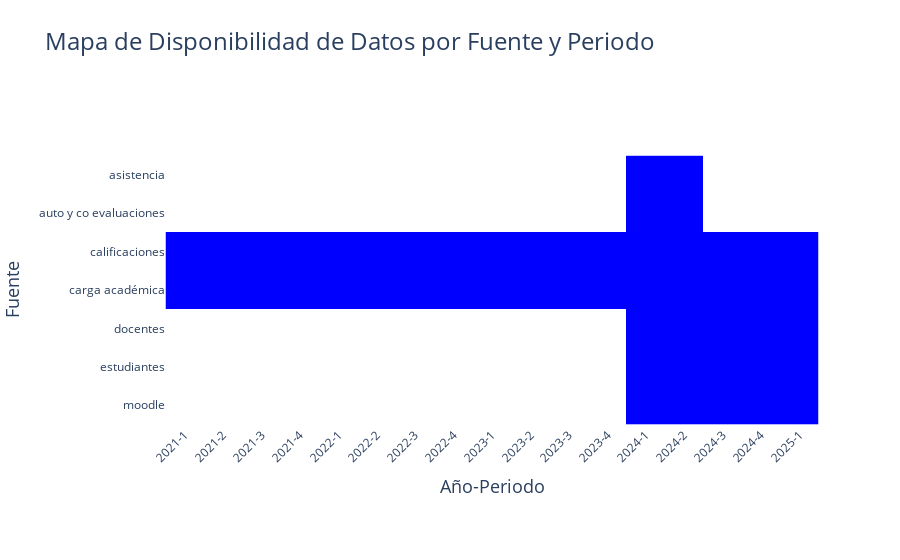

Notebook code for this chart:
### Markdown cell above
## 1. Resumen de las fuentes de datos

| Fuente                         | Periodos disponibles | Descripción breve                                           | Fuente de Datos                         |
|---------------------------------|-----------------------|-------------------------------------------------------------|-----------------------------------------|
| Estudiantes                    | 2024-1 a 2025-1        | Datos sociodemográficos y académicos de los estudiantes.     | Excel 2024 y Excel 2025                 |
| Calificaciones                 | 2021-1 a 2025-1        | Notas por asignatura, competencias, estructura de materias. | Excel 2021-2022 (reporte grado-periodo), PDF 2023-2025 (reporte individual) |
| Moodle                         | 2024-1 a 2025-1        | Eventos de interacción académica en plataforma Moodle.      | Base de datos MySQL 2024 y MySQL 2025   |
| Coevaluaciones y Autoevaluaciones | 2024-1 y 2024-2     | Evaluación de investigación por parte de estudiantes.       | Excel por periodo y grado               |
| Docentes                       | 2024-1 a 2025-1        | Datos básicos de docentes: experiencia, edad, nivel educativo. | Excel                                  |
| Carga académica                | 2024-1 a 2025-1        | Intensidad horaria por asignatura y docente.                | Excel                                   |

### Code cell
import pandas as pd
import plotly.express as px

df = pd.read_csv("../../data/datos.csv")

df['año_periodo'] = df['año'].astype(str) + '-' + df['periodo'].astype(str)

df['disponible'] = 1

pivot = df.pivot_table(
    index='fuente',
    columns='año_periodo',
    values='disponible',
    fill_value=0
)

pivot = pivot.reindex(sorted(pivot.columns, key=lambda x: (int(x.split('-')[0]), int(x.split('-')[1]))), axis=1)

fig = px.imshow(
    pivot,
    color_continuous_scale=['white', 'blue'],
    labels=dict(x="Año-Periodo", y="Fuente"),
    title="Mapa de Disponibilidad de Datos por Fuente y Periodo",
)

fig.update_layout(
    template="plotly_white",
    title_font_size=24,
    xaxis_title_font_size=18,
    yaxis_title_font_size=18,
    xaxis_tickangle=-45,
    coloraxis_showscale=False,
    xaxis=dict(type='category')
)
fig.show()

### Figure 1 — Plotly figure (JSON) as saved in the notebook; plotly's stock layout.template omitted (floating-point values rounded to 4 significant figures)
{"data": [{"coloraxis": "coloraxis", "hovertemplate": "Año-Periodo: %{x}<br>Fuente: %{y}<br>color: %{z}<extra></extra>", "name": "0", "type": "heatmap", "x": ["2021-1", "2021-2", "2021-3", "2021-4", "2022-1", "2022-2", "2022-3", "2022-4", "2023-1", "2023-2", "2023-3", "2023-4", "2024-1", "2024-2", "2024-3", "2024-4", "2025-1"], "xaxis": "x", "y": ["asistencia", "auto y co evaluaciones", "calificaciones", "carga académica", "docentes", "estudiantes", "moodle"], "yaxis": "y", "z": [[0.0, 0.0, 0.0, 0.0, 0.0, 0.0, 0.0, 0.0, 0.0, 0.0, 0.0, 0.0, 1.0, 1.0, 0.0, 0.0, 0.0], [0.0, 0.0, 0.0, 0.0, 0.0, 0.0, 0.0, 0.0, 0.0, 0.0, 0.0, 0.0, 1.0, 1.0, 0.0, 0.0, 0.0], [1.0, 1.0, 1.0, 1.0, 1.0, 1.0, 1.0, 1.0, 1.0, 1.0, 1.0, 1.0, 1.0, 1.0, 1.0, 1.0, 1.0], [1.0, 1.0, 1.0, 1.0, 1.0, 1.0, 1.0, 1.0, 1.0, 1.0, 1.0, 1.0, 1.0, 1.0, 1.0, 1.0, 1.0], [0.0, 0.0, 0.0, 0.0, 0.0, 0.0, 0.0, 0.0, 0.0, 0.0, 0.0, 0.0, 1.0, 1.0, 1.0, 1.0, 1.0], [0.0, 0.0, 0.0, 0.0, 0.0, 0.0, 0.0, 0.0, 0.0, 0.0, 0.0, 0.0, 1.0, 1.0, 1.0, 1.0, 1.0], [0.0, 0.0, 0.0, 0.0, 0.0, 0.0, 0.0, 0.0, 0.0, 0.0, 0.0, 0.0, 1.0, 1.0, 1.0, 1.0, 1.0]]}], "layout": {"coloraxis": {"colorscale": [[0, "white"], [1, "blue"]], "showscale": false}, "title": {"font": {"size": 24}, "text": "Mapa de Disponibilidad de Datos por Fuente y Periodo"}, "xaxis": {"anchor": "y", "constrain": "domain", "domain": [0, 1], "scaleanchor": "y", "tickangle": -45, "title": {"font": {"size": 18}, "text": "Año-Periodo"}, "type": "category"}, "yaxis": {"anchor": "x", "autorange": "reversed", "constrain": "domain", "domain": [0, 1], "title": {"font": {"size": 18}, "text": "Fuente"}}}}
